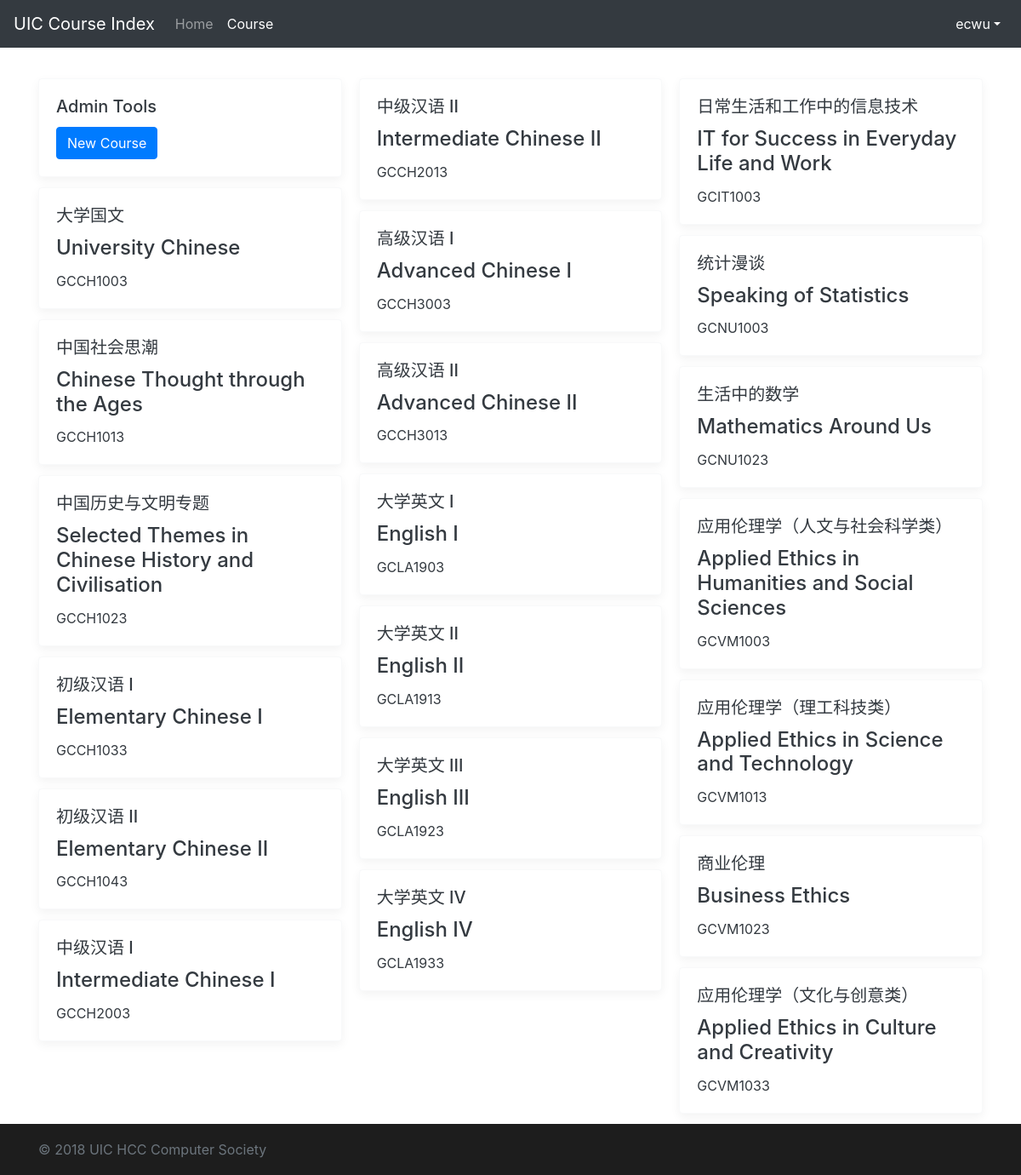
Page /course/ (signed in) on the committed database.
### course/models.py (models this page shows, shortened)
class Course(models.Model):
    UIC_DIVISION = (('DST', 'Division of Science and Technology'),
                    ('DBM', 'Division of Business and Management'),
                    ('DHSS', 'Division of Humanities and Social Sciences'),
                    ('DCC', 'Division of Culture and Creativity'),
                    ('ALL', 'All Division'))
    UIC_MAJOR = (
        ('DST', (
            ('FST', 'Food Science and Technology'),
            ('ENVS', 'Environmental Science'),
            ('APSY', 'Applied Psychology'),
            ('STAT', 'Statistics'),
            ('FM', 'Financial Mathematics'),
            ('CST', 'Computer Science and Technology'),
            ('DS', 'Data Science'),
            ('ALLDST', 'All DST Major')
        )),
        ('DBM', (
            ('ACCT', 'Accounting'),
            ('FIN', 'Finance'),
            ('AE', 'Applied Economics'),
            ('EBIS', 'e-Business Management and Information Systems'),
            ('MHR', 'Management of Human Resources'),
            ('MKT', 'Marketing Management'),
            ('EPIN', 'Entrepreneurship and Innovation'),
            ('ALLDBM', 'All DBM Major')
        )),
        ('DCC', (
            ('CCM', 'Culture, Creativity and Management'),
            ('CTV', 'Cinema and Television'),
            ('MAD', 'Media Arts and Design'),
            ('ALLDCC', 'All DCC Major')
        )),
        ('DHSS', (
            ('GIR', 'Government and International Relations'),
            ('SWSA', 'Social Work and Social Administration'),
            ('IJ', 'International Journalism'),
            ('PRA', 'Public Relations and Advertising'),
            ('ATS', 'Applied Translation Studies '),
            ('ELLS', 'English Language and Literature Studies'),
            ('ALLDHSS', 'All DHSS Major')
        )),
        ('ALL', 'ALL Major')
    )
    UIC_COURSE_CATEGORY = (
        ('BBAC', 'BBA (Hons) Core'),
        ('MR', 'Major Required'),
        ('ME', 'Major Elective'),
        ('GEC', 'General Education Core'),
        ('GED', 'General Education Distribution'),
        ('WPEX', 'Whole Person Education Experiential Learning Modules'),
        ('FE', 'Free Elective')
    )
    UIC_COURSE_UNITS = (
        (3, 'Three Units'),
        (1, 'One Unit')
    )
    course_name_en = models.CharField(max_length=128, null=True)
    course_name_cn = models.CharField(max_length=128, null=True)
    course_code = models.CharField(max_length=32, default='EMPY1003')
    course_units = models.IntegerField(default=3, choices=UIC_COURSE_UNITS)
    course_class = models.CharField(max_length=32, default='DEFAULT_CLASS')
    course_major = models.CharField(max_length=32, default='ALL', choices=UIC_MAJOR)
    course_division = models.CharField(max_length=32, default='ALL', choices=UIC_DIVISION)
    course_category = models.CharField(max_length=32, default='FE', choices=UIC_COURSE_CATEGORY)
    course_descriptions = models.TextField(null=True, default='To be added')
    course_pre_request = models.ForeignKey('self', blank=True, null=True, on_delete=models.DO_NOTHING)
    up_vote = models.IntegerField(default=0)
    down_vote = models.IntegerField(default=0)
    pub_date = models.DateTimeField(auto_now_add=True)
    update_time = models.DateTimeField(auto_now=True)
    view_times = models.IntegerField(default=0)
    is_display_score= models.BooleanField(default=True)

### course/views.py (the view)
# urls.py: path('course/', views.course_list, name='course_list'),
def course_list(request):
    if not request.user.is_authenticated:
        messages.add_message(request, messages.ERROR, 'Login required.')
        return redirect('/')
    else:
        course_all = models.Course.objects.all()
        return render(request, 'course/course.html', {'courses': course_all})

### course/templates/course/course.html (shortened to what this page needs)
<!doctype html>
<html lang="en">
<head>
    <link href="https://cdn.bootcss.com/bootstrap/4.0.0/css/bootstrap.min.css" rel="stylesheet">
    {% load static %}
    <link href="{% static "course/css/login_page.css" %}" rel="stylesheet">
</head>
<body>
<header>
    <nav class="navbar navbar-expand-md navbar-dark fixed-top bg-dark">
        <a class="navbar-brand" href="{% url 'home_page' %}">UIC Course Index</a>
        <div class="collapse navbar-collapse" id="navbarCollapse">
            <ul class="navbar-nav mr-auto">
                <li class="nav-item">
                    <a class="nav-link" href="{% url 'home_page' %}">Home</a>
                </li>
                <li class="nav-item active">
                    <a class="nav-link" href="{% url 'course_list' %}">Course <span class="sr-only">(current)</span></a>
                </li>
            </ul>
            <ul class="navbar-nav ml-auto">
                <li class="nav-item dropdown show">
                    <a class="nav-link dropdown-toggle" href="#" id="dropdown01" data-toggle="dropdown"
                       aria-haspopup="true" aria-expanded="true">{{ user.username }}</a>
                </li>
            </ul>
        </div>
    </nav>
</header>
<main role="main" class="container">
    <div class="card-columns" style="margin-top: 2rem">
        {% if user.groups.all.0.name == "course_master" %}
            <div class="card border-light box-shadow text-dark">
                <div class="card-body">
                    <h5 class="card-title">Admin Tools</h5>
                    <a href="{% url 'course_detail_edit' '0' %}" class="btn btn-primary">New Course</a>
                </div>
            </div>
        {% endif %}
        {% for course in courses %}
            <a href="{% url 'course_detail' course.id %}">
            <div class="card border-light box-shadow text-dark">
            <div class="card-body">
                <h5 class="card-title">{{ course.course_name_cn }}</h5>
                <h4 class="card-title">{{ course.course_name_en }}</h4>
                <p class="card-text">{{ course.course_code }}</p>
            </div>
        </div>
        </a>
        {% endfor %}
    </div>
</main>
<footer class="footer">
    <div class="container">
        <span class="text-muted">&copy; 2018 UIC HCC Computer Society</span>
    </div>
</footer>
{% load static %}
</body>
</html>

### course/static/course/css/login_page.css (style rules this page uses)
html { position: relative; min-height: 100%; }
body { margin-bottom: 60px; font-family: -apple-system, BlinkMacSystemFont, "Segoe UI", "Droid Sans", "Helvetica Neue", "PingFang SC", "Hiragino Sans GB", "Droid Sans Fallback", "Microsoft YaHei", sans-serif; }
.footer { position: absolute; bottom: 0; width: 100%; height: 60px; line-height: 60px; background-color: #1d1d1d; }
body > .container { padding: 60px 15px 0; }
.footer > .container { padding-right: 15px; padding-left: 15px; }

### course/templates/course/course.html (style rules this page uses)
.box-shadow { box-shadow: 0 .25rem .75rem rgba(0, 0, 0, .05); }

### rows in the picture
Course: course_name_cn "大学国文", course_name_en "University Chinese", course_code "GCCH1003"
Course: course_name_cn "中国社会思潮", course_name_en "Chinese Thought through the Ages", course_code "GCCH1013"
Course: course_name_cn "中国历史与文明专题", course_name_en "Selected Themes in Chinese History and Civilisation", course_code "GCCH1023"
Course: course_name_cn "初级汉语 I", course_name_en "Elementary Chinese I", course_code "GCCH1033"
Course: course_name_cn "初级汉语 II", course_name_en "Elementary Chinese II", course_code "GCCH1043"
Course: course_name_cn "中级汉语 I", course_name_en "Intermediate Chinese I", course_code "GCCH2003"
Course: course_name_cn "中级汉语 II", course_name_en "Intermediate Chinese II", course_code "GCCH2013"
Course: course_name_cn "高级汉语 I", course_name_en "Advanced Chinese I", course_code "GCCH3003"
Course: course_name_cn "高级汉语 II", course_name_en "Advanced Chinese II", course_code "GCCH3013"
Course: course_name_cn "大学英文 I", course_name_en "English I", course_code "GCLA1903"
Course: course_name_cn "大学英文 II", course_name_en "English II", course_code "GCLA1913"
Course: course_name_cn "大学英文 III", course_name_en "English III", course_code "GCLA1923"
Course: course_name_cn "大学英文 IV", course_name_en "English IV", course_code "GCLA1933"
Course: course_name_cn "日常生活和工作中的信息技术", course_name_en "IT for Success in Everyday Life and Work", course_code "GCIT1003"
Course: course_name_cn "统计漫谈", course_name_en "Speaking of Statistics", course_code "GCNU1003"
Course: course_name_cn "生活中的数学", course_name_en "Mathematics Around Us", course_code "GCNU1023"
Course: course_name_cn "应用伦理学（人文与社会科学类）", course_name_en "Applied Ethics in Humanities and Social Sciences", course_code "GCVM1003"
Course: course_name_cn "应用伦理学（理工科技类）", course_name_en "Applied Ethics in Science and Technology", course_code "GCVM1013"
Course: course_name_cn "商业伦理", course_name_en "Business Ethics", course_code "GCVM1023"
Course: course_name_cn "应用伦理学（文化与创意类）", course_name_en "Applied Ethics in Culture and Creativity", course_code "GCVM1033"

### other values in the picture
{{ user.username }} "ecwu"
